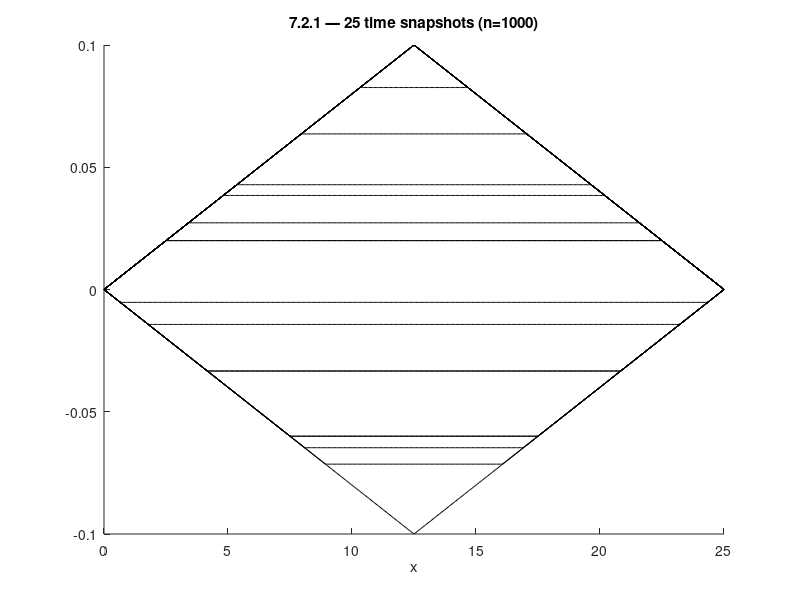

Here is the MATLAB script that generated this plot:
% Set values for plotting
xs = linspace(0, 25, 500);
ts = 1 ./ linspace(0, 50, 25);

%% 7.2.1

problem_number = '7.2.1';

% Wave speed
c = 2500;

% Wave function Fourier series
nmax = 1000;
an = @(n, t) 4/(5*n^2*pi^2)*sin(n*pi/2)*cos(c*n*pi*t/25);

us = zeros(length(ts), length(xs));
row = 1;

for t = ts
  u = 0;

  for n = 1:nmax
    u = u + an(n, t) * sin(n*pi*xs/25);
  end

  us(row, :) = u;
  row = row + 1;
end

figure();
hold on;

for i = 1:25
  plot(xs, us(i, :), 'k');
end

xlabel('x');
xlim([0, 25]);
title(strcat(problem_number, ' — 25 time snapshots (n=', num2str(nmax), ')'));

hold off;
